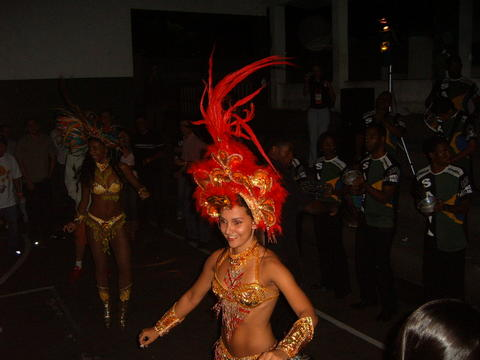
#> input picture 236f.jpg, 480 x 360 px, found by its file name
$ jupyter execute --allow-errors 'ELT578_2_2_tecnicas de realce.ipynb'
#> lines starting #> are read from the running program, lines starting #| are printed output that depends on the picture
<center>Universidade Federal de Viçosa</center>
<center>Pós Graduação em Inteligência Artificial e Computacional</center>
<center>ELT578 - Análise de Imagens e Visão Computacional</center>
<center>TURMA 2022/2</center>

**<center>AULA PRÁTICA 2: Técnicas de Realce</center>**
<center>Aluno: Michel Batistin Fiorio</center>

O realce é uma das técnicas de processamento de imagens e visa a obtenção de uma imagem processada mais adequada para uma aplicação específica.
O método de realce a ser utilizado é altamente dependente do problema e, protanto, não existe regra geral.
Nessa atividade realizaremos a aplicação das seguintes técnicas de realce:
- Negativo da imagem;
- Transformação logarítmica;
- Transformação exponencial;
- Limiarização (Threshold);
- Equalização de histograma.

[cell 1]
#Permissão para acessar o drive

from google.colab import drive
drive.mount('/content/drive')

[cell 2]
#Importando bibliotecas necessárias

import numpy as np
import cv2
from google.colab.patches import cv2_imshow
from matplotlib import pyplot as plt

#### Negativo da imagem
Técnica: inverte os tons de cinza da imagem.

Aplicação: não possui muito uso prático.

[cell 3]
# Negativo da imagem

# Criando imagem de tamanho 20 x 500 de zeros
im = np.zeros([20,500], dtype = int)
im1 = np.zeros([20,500], dtype = int)

# A partir da imagem im, cria imagem maior im1 com variações de tom de cor crescentes
for i in range(0,100,5):
  imt = np.add(im, i+20)
  im1 = np.insert(im1, 0, imt, axis = 0)

# Realizando a operação de negativo de im1
neg = cv2.subtract(255,im1)
# Mostrando imagem original x negativada
cv2_imshow(np.hstack((im1,neg)))
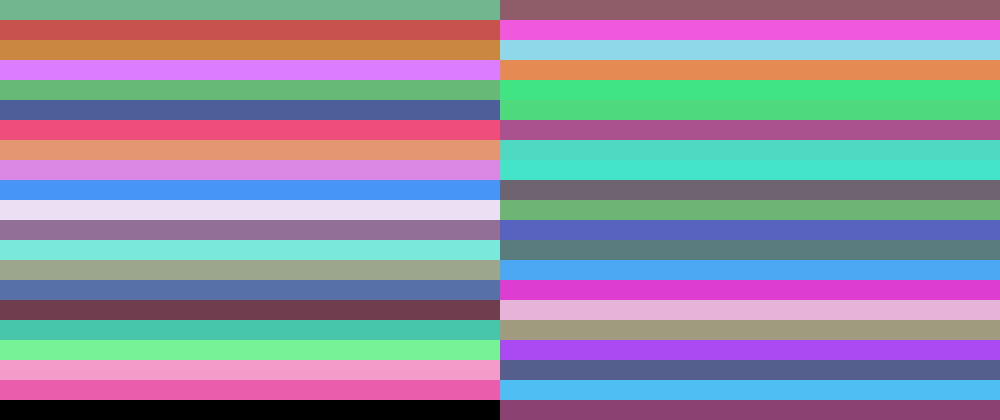
#> shown: shape (420, 1000) int64; 42 distinct labels, from 0 to 255; one colour per label, 0 black

#### Transformação logarítmica
Técnica: Aumenta a faixa dinâmica em regiões escuras e reduz a faixa dinâmica em regiões claras.

Aplicação: realçar parte escura de uma imagem. Não recomendada para imagens com grande predominância de regiões claras.

[cell 4]
# Transformação logarítmica

# Carregando imagem original
Il = cv2.imread('/content/drive/MyDrive/236f.jpg',0)
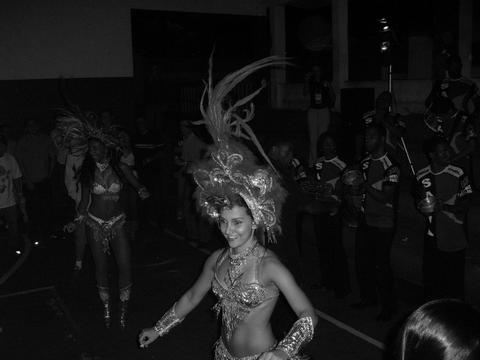
#> Il: shape (360, 480); min 0, max 255, mean 22.4

# Obtendo dados da imagem
#print(f'Valor máximo de um pixel: {Il.max()}')
#print (Il.min())
c=255/np.log(1+Il.max())
#> c = 45.99
#print(c.dtype)
#print(c)

# Cálculo da transformação logaritmica
Is = c*np.log(cv2.add(Il,1))
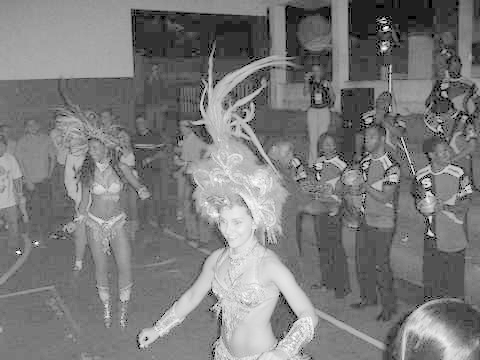
#> Is: shape (360, 480) float16; min 0, max 255, mean 122.9
#print (Is.dtype)
#print (Is.max())
#print (Is.min())
# Normalização dos dados na faixa 0-255
Is=(Is-Is.min())/(Is.max()-Is.min())*255
#print (Is.dtype)
#print (Is.max())
#print (Is.min())
# Coversão de float para inteiro
Is = np.uint8(Is)
#print (Is.dtype)
#print (Is.max())
#print (Is.min())

# Mostrando imagem original x transformada
cv2_imshow(np.hstack((Il,Is)))

#### Transformação exponencial
Técnica: aumenta a faixa dinâmica em regiões claras e reduz a faixa dinâmica em regiões escuras.

Aplicação: realçar parte clara de uma imagem. Recomendada para imagens com super exposição.

[cell 5]
# Transformação exponencial

# Carregando imagem original
Io = cv2.imread('/content/drive/MyDrive/over-exposed.jpg',0)
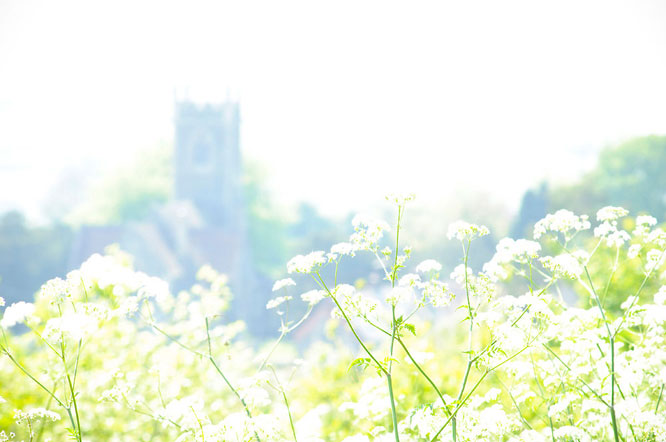
#> input picture over-exposed.jpg, 666 x 442 px, found by its file name
#> Io: shape (442, 666); min 101, max 255, mean 239.4

# Obtendo dados da imagem
#print(Io.max())
#print(Io.min())

# Taxa de transformação
b = 1.02
# Calculando transformação
Ip = np.power(b, Io)-1
#print(Ip.max())
#print(Ip.min())
# Normalizando o resultado
Ip = Ip*255/Ip.max()
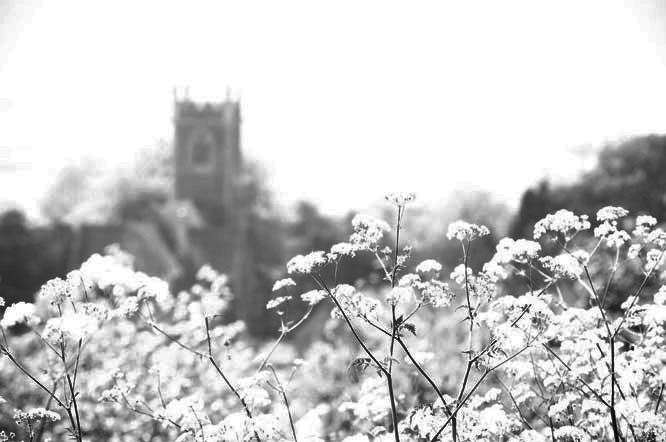
#> Ip: shape (442, 666) float64; min 10.51, max 255, mean 200.8
#print(Ip.max())
#print(Ip.min())
#print(Ip.dtype)
# Convertendo para inteiro 8 bits
Ip = np.uint8(Ip)
#print(Ip.max())
#print(Ip.min())
#print(Ip.dtype)
# Mostrando imagem original x transformada
cv2_imshow(np.hstack((Io,Ip)))

#### Limiarização
Técnica: obter uma imagem binária (apenas duas cores) a partir de uma valor limite de cor determinado.

[cell 6]
# Limiarização (threshold)

# Carregando imagem original
IL = cv2.imread('/content/drive/MyDrive/PC.jpg')

# Obtendo valor médio dos pixels da imagem
#> (the rest of this cell did not finish here and is left out)

#### Equalização
Técnica: redistribui os valores de tons de cinza dos pixels de modo a obter um histograma uniforme.

Aplicação: para quando uma imagem possui valores mal distribuídos. Melhora o contraste da imagem.

[cell 7]
# Equalização de imagem em tons de cinza

# Utilizaremos a mesma imagem da atividade de transformação logaritma

# Realizando equalização da imagem
Il_eq = cv2.equalizeHist(Il)
# Colocando imagem original ao lado da imagem equalizada
result = np.hstack((Il, Il_eq))
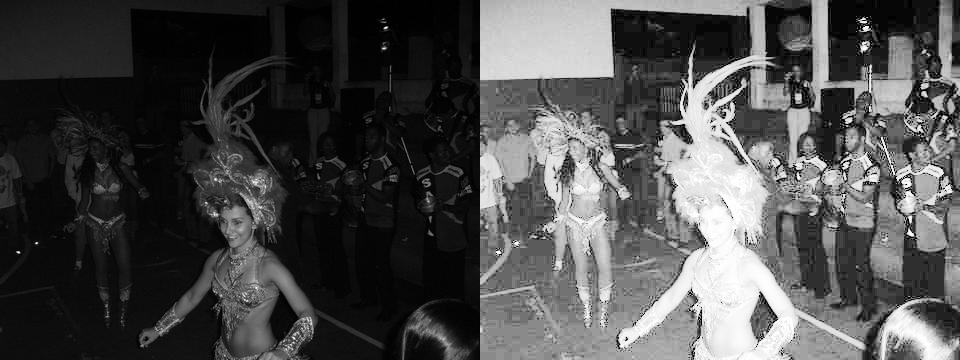
#> result: shape (360, 960); min 0, max 255, mean 76.3
# Mostrando imagens lado a lado
cv2_imshow(result)

[cell 8]
# Criando o histograma da imagem original x imagem equalizada

# Imagem original
plt.figure(figsize=(14,4))
plt.subplot(1,2,1)
plt.hist(Il.ravel(), 255, [0,256])
plt.title('Histograma imagem original')

# Imagem equalizada
plt.subplot(1,2,2)
plt.hist(Il_eq.ravel(), 255, [0,256])
plt.title('Histograma imagem equalizada')
plt.show()
#> figure, not shown here; panel 1: tallest bar 9539 high, from x = 4.02 to 5.02; panel 2: tallest bar 9539 high, from x = 46.18 to 47.18

[cell 9]
# Equalização de imagens coloridas

# Carregando a imagem colorida
img = cv2.imread('/content/drive/MyDrive/236f.jpg')
#> img is the input picture: shape (360, 480, 3); mean B, G, R 11.8, 18.4, 34.4

# Para equalizar uma imagem colorida devemos inicialmente convertê-la para um formato onde os canais com informações de cores ficam separados do canal com informação de intensidade.
# No formato BGR todos os canais possuem informações de cores. Realizar a equalização nesses canais resultaria em alteração das informações de cores.
# No formato de cores YCrCb, o canal Y da imagem reserva apenas informações de intensidade, enquanto os outros canais contêm as informações de cores.

# Convertendo a img de BGR para YCrCb
img_ycrcb = cv2.cvtColor(img, cv2.COLOR_BGR2YCrCb)
#> img_ycrcb: shape (360, 480, 3); mean of channels 0, 1, 2 22.5, 136.6, 122.1
# Equalização do histograma do canal Y da imagem
img_ycrcb[:,:,0] = cv2.equalizeHist(img_ycrcb[:,:,0])
#> img_ycrcb: shape (360, 480, 3); mean of channels 0, 1, 2 130.7, 136.6, 122.1
# Convertendo de volta para BGR
img_eq = cv2.cvtColor(img_ycrcb, cv2.COLOR_YCrCb2BGR)
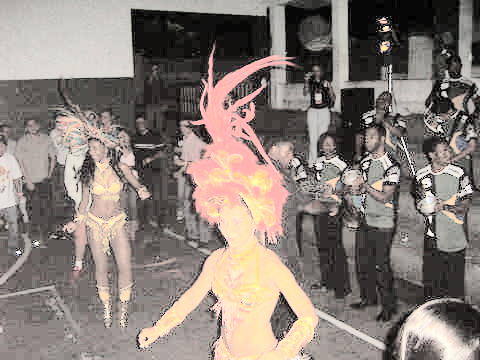
#> img_eq: shape (360, 480, 3); mean B, G, R 120.1, 126.7, 136.8

# Mostrando lado a lado imagem original e equalizada
cv2_imshow(np.hstack((img,img_eq)))

[cell 10]
# Desenhando os histogramas da imagem original e equalizada

# Canais de cor
cor = ['b', 'g', 'r']

# Histograma dos três canais de cor da imagem original
plt.figure(figsize=(14,4))
plt.subplot(1,2,1)
for i,col in enumerate(cor):
  hist1 = cv2.calcHist([img], [i], None, [256], [0,256])
  plt.plot(hist1, col)
  plt.xlim(0, 256)
plt.title('Histograma imagem original')

# Histograma dos três canais de cor da imagem equalizada
plt.subplot(1,2,2)
for i,col in enumerate(cor):
  hist2 = cv2.calcHist([img_eq], [i], None, [256], [0,256])
  plt.plot(hist2, col)
  plt.xlim(0, 256)
plt.title('Histograma imagem equalizada')
plt.show()
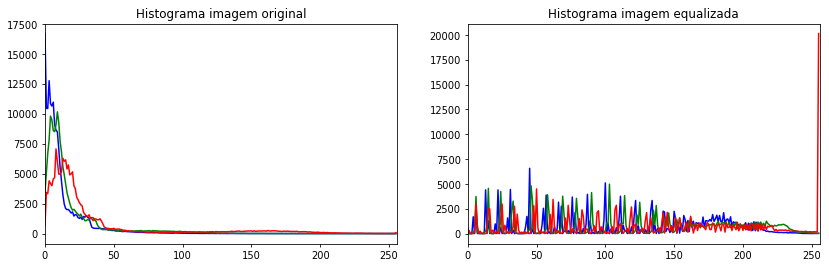
#> figure drawn by matplotlib, 2 panels; panel 1: curve peaks at x = 0, y = 16690; panel 1: curve peaks at x = 9, y = 10159; panel 1: curve peaks at x = 8, y = 7064; panel 2: curve peaks at x = 45, y = 6570

#### Equalização utilizando função CLAHE (Constranst Limited Adaptative Histogram Equalization)
-Técnica: a maioria das técnicas de aumento de contraste depende de modificações no histograma da imagem, que podem ser aplicadas globalmente ou localmente. O método CLAHE, diferentemente do visto até aqui, trabalha em uma abordagem de aumento de contraste em uma abordagem local. O CLAHE trabalha em pequenas áreas de uma imagem, chamadas blocos, ao invés da imagem completa. Isso evita a super-amplificação do contraste da imagem em regiões mais claras.

[cell 11]
from ssl import create_default_context
# Carregando a imagem em tom de cinza

img_clahe = cv2.imread('/content/drive/MyDrive/236f.jpg', 0)

# Aplicando equalização CLAHE
clahe = cv2.createCLAHE(clipLimit = 14.0, tileGridSize = (8,8))
img_clahe_eq = clahe.apply(img_clahe)
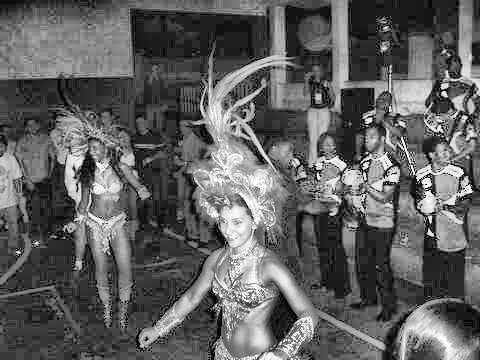
#> img_clahe_eq: shape (360, 480); min 0, max 255, mean 95.8

# Mostrando resultado da equalização padrão x imagem original x equalização CLAHE
print("Imagem equalizada por 'equalizeHist', imagem original e imagem equalizada por CLAHE:")
cv2_imshow(np.hstack((Il_eq,img_clahe,img_clahe_eq)))
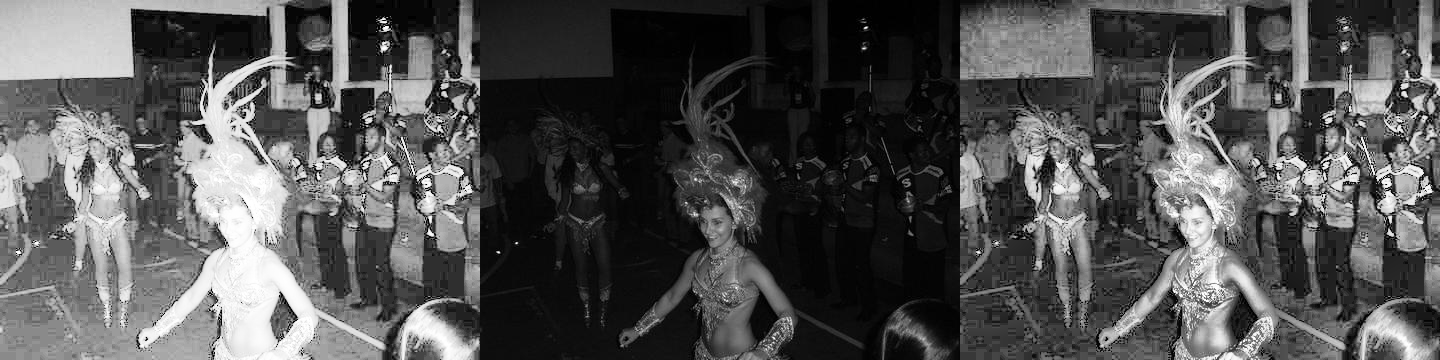
#> shown: shape (360, 1440); min 0, max 255, mean 82.8
